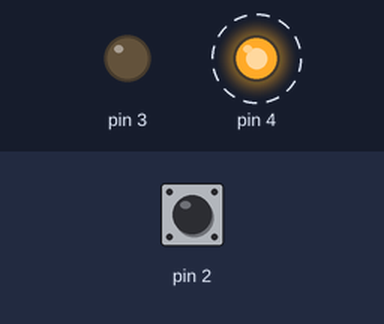
The sketch below on a simulated Arduino Uno, built with avr-gcc and run on an emulated ATmega328P. Parts: output pins drawn as LEDs (lit = HIGH). Dashed ring = blinking. The test bench sets the inputs (shaded band); at power-on: pin 2 HIGH.

Above: at 6.8 s.
6.9 s: pin 2 pulled LOW for 2.6 s
At 8.5 s:
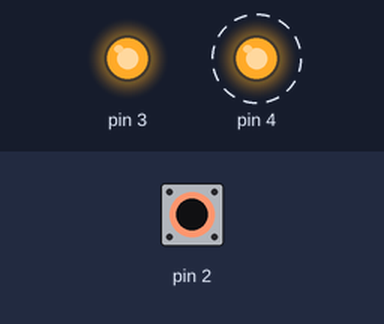
Timing chart, 0 to 17.0 s (numbered marks = the images above; inputs shaded):
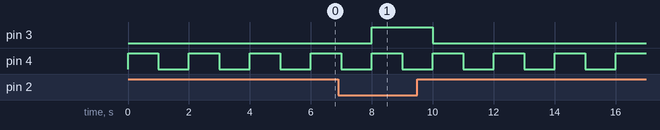

The sketch:

bloccante.ino
```cpp
int bt;

void setup() {
  pinMode(2, INPUT_PULLUP);
  pinMode(3, OUTPUT);
  pinMode(4, OUTPUT);
}

void loop() {
  digitalWrite(4, HIGH);
  delay(1000);
  digitalWrite(4, LOW);
  delay(1000);

  bt = !digitalRead(2);
  if (bt) {
    digitalWrite(3, HIGH);
  } else {
    digitalWrite(3, LOW);
  }
}
```

Measured:
- after the input at 6.9 s, pin 3: LOW → HIGH after 1.1 s, → LOW 2.0 s later
- by itself, pin 4: alternates HIGH for 1.0 s and LOW for 1.0 s
